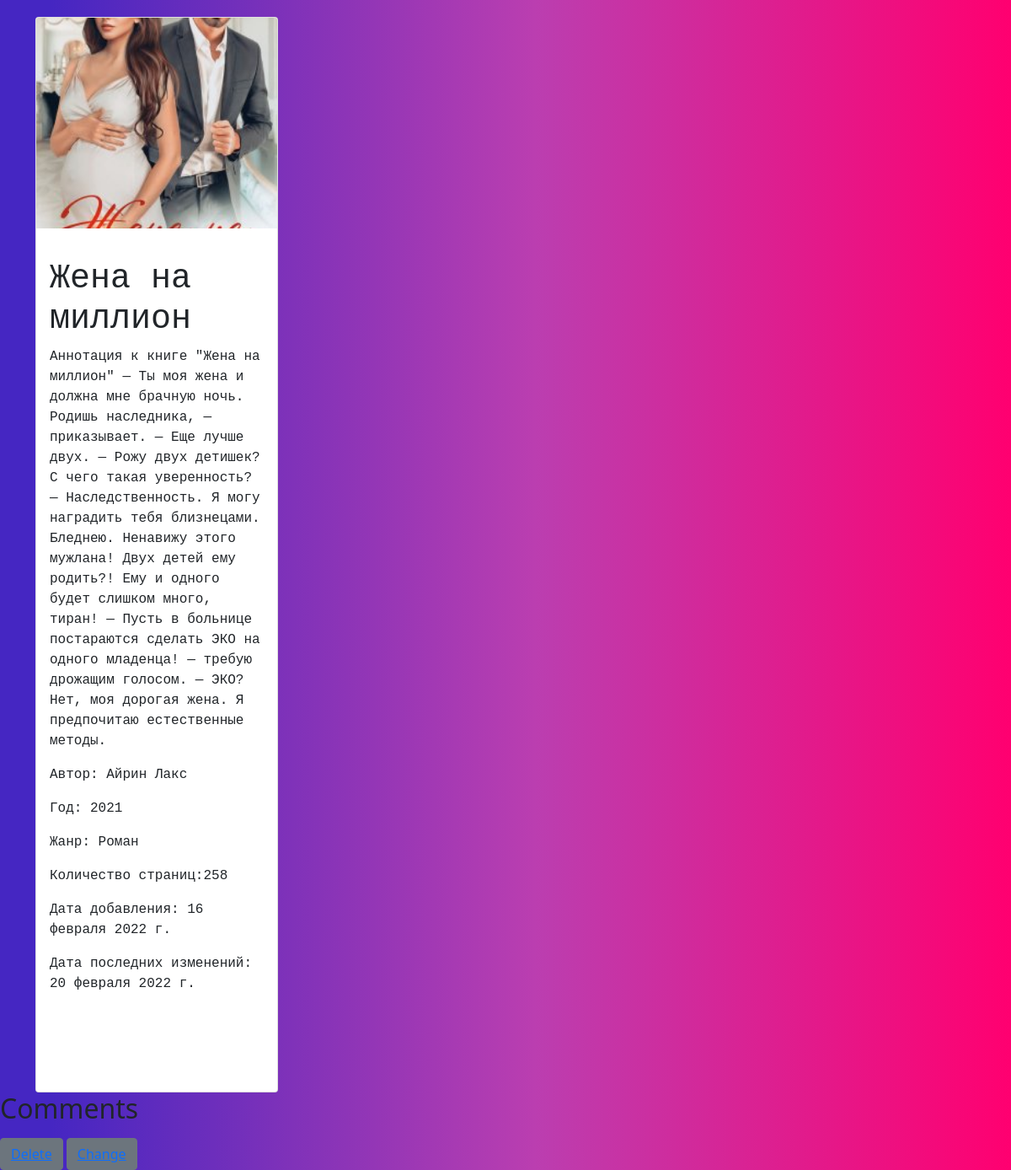
Screenshot of /detail/7/ with the database file from the repository.
### book_detail/models.py (models this page shows, shortened)
class Book_detail(models.Model):
    GENRE_CHOICE = (
        ('Фэнтези', 'Фэнтези'),
        ('Боевик', 'Боевик'),
        ('Драма', 'Драма'),
        ("Роман", "Роман"),
        ("Комедия", "Комедия"),
        ("Трагедия", "Трагедия")
    )
    name = models.CharField(max_length=100)
    author = models.CharField(max_length=25)
    year = models.PositiveIntegerField()
    genre = models.CharField(max_length=70, choices=GENRE_CHOICE)
    pages = models.PositiveIntegerField()
    description = models.TextField()
    created_date = models.DateField(auto_now_add=True)
    update_date = models.DateField(auto_now=True)
    image = models.ImageField(null=True, upload_to='')

### book_detail/views.py (the view)
# urls.py: path('detail/<int:id>/', views.BookDetailView.as_view(), name='details'),
class BookDetailView(generic.DetailView):
    template_name = "all_detail.html"
    def get_object(self, **kwargs):
        book_id = self.kwargs.get("id")
        return get_object_or_404(models.Book_detail, id=book_id)

### templates/all_detail.html (shortened to what this page needs)
<!DOCTYPE html>
{% load static %}
<html lang="en">
<head>
    <link rel="stylesheet" type="text/css" href="{% static 'css/bootstrap.css/' %}"/>
</head>
<body>
<div class="container book__detail__container">
    <div class="card" style="width: 18rem;">
        <img src="{{ object.image.url }}" class="card-img-top book__detail__image" alt="...">
        <div class="card-body body__detail">
            <h1 class="card-title">{{ object.name }}</h1>
            <p class="card-text">{{ object.description }}</p>
            <p class="card-text">Автор: {{ object.author }}</p>
            <p class="card-text">Год: {{ object.year }}</p>
            <p class="card-text">Жанр: {{ object.genre }}</p>
            <p class="card-text">Количество страниц:{{ object.pages }}</p>
            <p class="card-text">Дата добавления: {{ object.created_date }}</p>
            <p class="card-text">Дата последних изменений: {{ object.update_date }}</p>
        </div>
    </div>
</div>
<div>
    <div>
        <h2>Comments</h2>
    </div>
</div>
<div>
    <button type="button" class="btn btn-secondary"><a href="/detail/{{ object.id }}/delete/">Delete</a></button>
    <button type="button" class="btn btn-secondary"><a href="/detail/{{ object.id }}/update/">Change</a></button>
</div>
</body>
</html>

### templates/all_detail.html (style rules this page uses)
.book__detail__image { height: 250px; object-fit: cover; }
body { background: rgb(69, 38, 194); background: linear-gradient(90deg, rgba(69, 38, 194, 1) 5%, rgba(187, 62, 176, 1) 53%, rgba(255, 0, 112, 1) 100%); }
.body__detail { font-family: "Bitstream Vera Sans Mono", Monaco, "Courier New", Courier, monospace; margin-bottom: 100px; margin-top: 20px; }
.book__detail__container { margin-top: 20px; }

### rows the page displays
Book_detail: image (picture), name "Жена на миллион", description "Аннотация к книге \"Жена на миллион\" — Ты моя жена и должна мне брачную ночь. Родишь наследника, — приказывает. — Еще лучше двух. — Рожу двух детишек? С чего такая уверенность? — Наследственность. Я могу наградить тебя близнецами. Бледнею. Ненавижу этого мужлана! Двух детей ему родить?! Ему и одного будет слишком много, тиран! — Пусть в больнице постараются сделать ЭКО на одного младенца! — требую дрожащим голосом. — ЭКО? Нет, моя дорогая жена. Я предпочитаю естественные методы.", author "Айрин Лакс", year "2021", genre "Роман", pages "258", created_date "16 февраля 2022 г.", update_date "20 февраля 2022 г."
